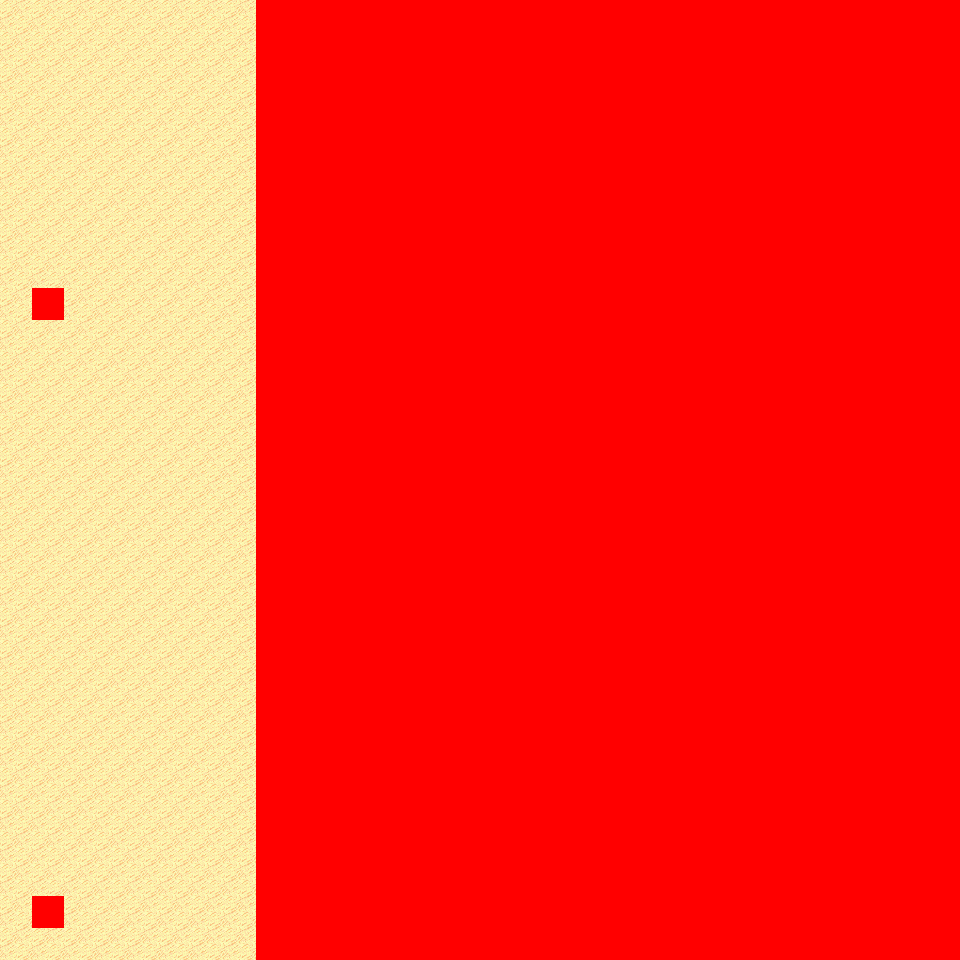

Tiled map render using the project's own tile images. Description and the map definition, with tile-layer contents summarised, below:
An orthogonal 30x30 tile map with 32x32 px tiles, 6 tile layers (Ground, Object, Object2, Above, ...), 9 tilesets and 3 objects (3x mapchange).

<map version="1.0" orientation="orthogonal" renderorder="right-down" width="30" height="30" tilewidth="32" tileheight="32" nextobjectid="4">
  <tileset firstgid="1" name="tileset_logic_collision" tilewidth="32" tileheight="32" tilecount="1" columns="1">
    <image source="../drawable/tileset_logic_collision.png" width="32" height="32" />
  </tileset>
  <tileset firstgid="2" name="tileset_ground_ground" tilewidth="32" tileheight="32" tilecount="33" columns="3">
    <image source="../drawable/tileset_ground_ground.png" width="96" height="352" />
  </tileset>
  <tileset firstgid="35" name="tileset_ground_ridge_earth_pale" tilewidth="32" tileheight="32" tilecount="96" columns="12">
    <image source="../drawable/tileset_ground_ridge_earth_pale.png" width="384" height="256" />
  </tileset>
  <tileset firstgid="131" name="tileset_ground_ridge_earth_dark" tilewidth="32" tileheight="32" tilecount="96" columns="12">
    <image source="../drawable/tileset_ground_ridge_earth_dark.png" width="384" height="256" />
  </tileset>
  <tileset firstgid="227" name="tileset_terrain_desert" tilewidth="32" tileheight="32" tilecount="88" columns="8">
    <image source="../drawable/tileset_terrain_desert.png" width="256" height="352" />
  </tileset>
  <tileset firstgid="315" name="tileset_plant_tree_tree_darkgreen" tilewidth="32" tileheight="32" tilecount="88" columns="8">
    <image source="../drawable/tileset_plant_tree_tree_darkgreen.png" width="256" height="352" />
  </tileset>
  <tileset firstgid="403" name="tileset_plant_cactus_2" tilewidth="32" tileheight="32" tilecount="10" columns="5">
    <image source="../drawable/tileset_plant_cactus_2.png" width="160" height="64" />
  </tileset>
  <tileset firstgid="413" name="tileset_ground_sand_2" tilewidth="32" tileheight="32" tilecount="15" columns="5">
    <image source="../drawable/tileset_ground_sand_2.png" width="160" height="96" />
  </tileset>
  <tileset firstgid="428" name="tileset_building_fire_tower" tilewidth="32" tileheight="32" tilecount="252" columns="9">
    <image source="../drawable/tileset_building_fire_tower.png" width="288" height="896" />
  </tileset>
  <layer name="Ground" width="30" height="30">
    <data>[900 cells, 900 non-empty, 8 distinct tile ids]</data>
  </layer>
  <layer name="Object" width="30" height="30">
    <data>[900 cells, 2 non-empty, 1 distinct tile ids]</data>
  </layer>
  <layer name="Object2" width="30" height="30">
    <data>[900 cells, 0 non-empty, 0 distinct tile ids]</data>
  </layer>
  <layer name="Above" width="30" height="30">
    <data>[900 cells, 0 non-empty, 0 distinct tile ids]</data>
  </layer>
  <layer name="Above2" width="30" height="30">
    <data>[900 cells, 26 non-empty, 26 distinct tile ids]</data>
  </layer>
  <layer name="Walkable" width="30" height="30">
    <data>[900 cells, 662 non-empty, 1 distinct tile ids]</data>
  </layer>
  <objectgroup name="MapEvents">
    <object id="1" name="north" type="mapchange" x="0" y="0" width="256" height="32">
      <properties>
        <property name="map" value="0_ados_mountain_n2_w2_x3_y0" />
        <property name="place" value="south" />
      </properties>
    </object>
    <object id="2" name="south" type="mapchange" x="0" y="928" width="256" height="32">
      <properties>
        <property name="map" value="0_ados_mountain_n2_w2_x3_y2" />
        <property name="place" value="north" />
      </properties>
    </object>
    <object id="3" name="west" type="mapchange" x="0" y="0" width="32" height="960">
      <properties>
        <property name="map" value="0_ados_mountain_n2_w2_x2_y1" />
        <property name="place" value="east" />
      </properties>
    </object>
  </objectgroup>
</map>
